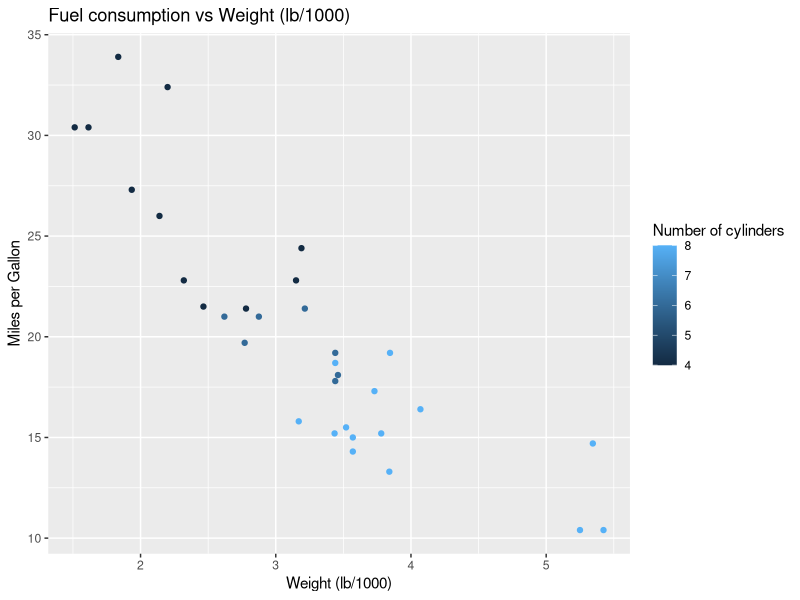

R code for this plot:
## ---- chunk 1
head(mtcars)
## ---- chunk 2
mtDescription <- c("Miles/(US) gallon", 
                        "Number of cylinders", 
                        "Displacement (cu.in.)",
                        "Gross horsepower",
                        "Rear axle ratio",
                        "Weight (lb/1000)",
                        "1/4 mile time",
                        "V/S",
                        "Transmission (0 = automatic, 1 = manual)",
                        "Number of forward gears",
                        "Number of carburetors")

      library(ggplot2)    
  
      xAxis <- "wt"
      theColor <- "cyl"

      input <- data.frame(xAxis, theColor)

      dat <- mtcars
      colNr <- which(colnames(dat) == input$xAxis)
    
      plot <- ggplot(dat, 
                     aes(x=dat[,colNr], y=mpg, color=dat[,input$theColor]),
                     , environment = environment()) + 
                     geom_point() + 
                     ylab("Miles per Gallon")  +
                     xlab(mtDescription[colNr]) + 
                     ggtitle(paste("Fuel consumption vs", mtDescription[colNr])) +
                     labs(colour = mtDescription[which(colnames(dat) == input$theColor)])
        
plot


